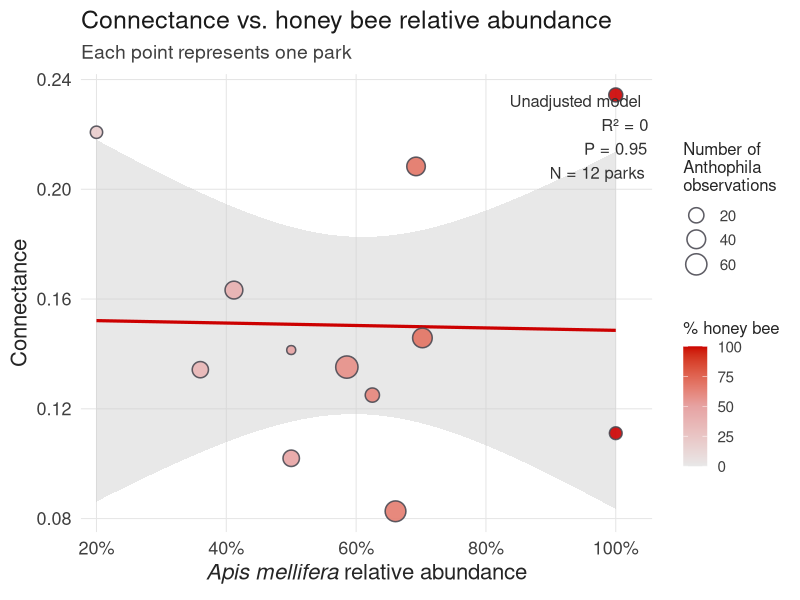
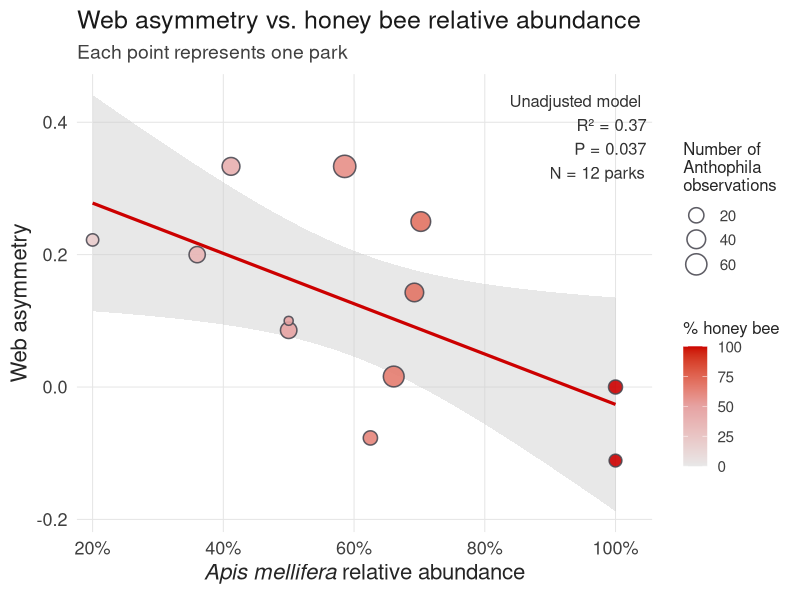
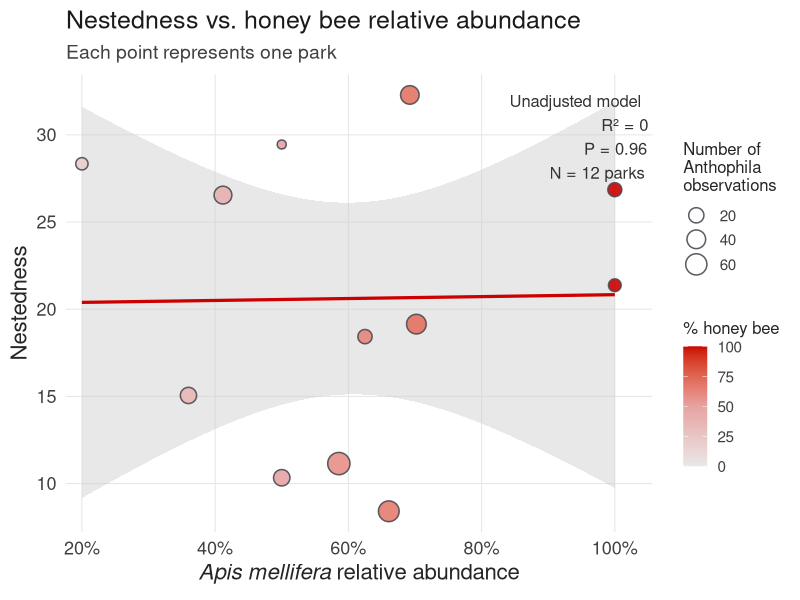
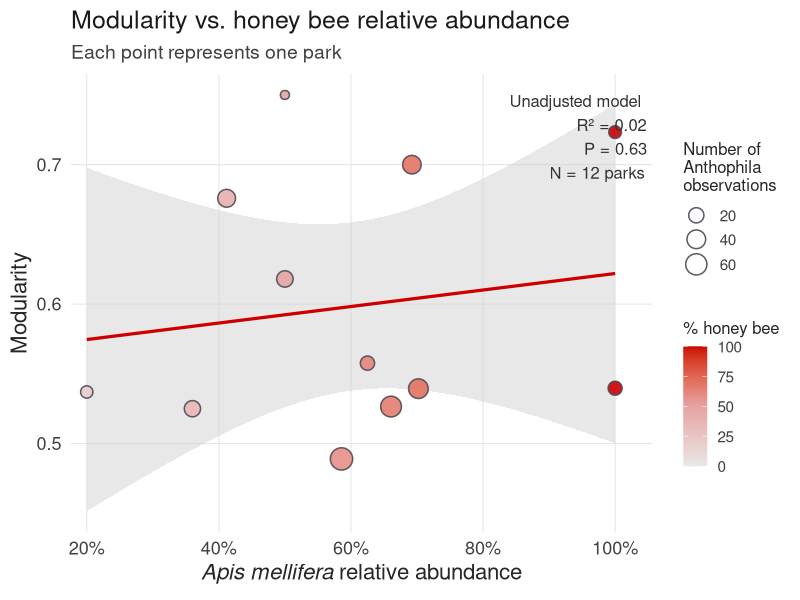
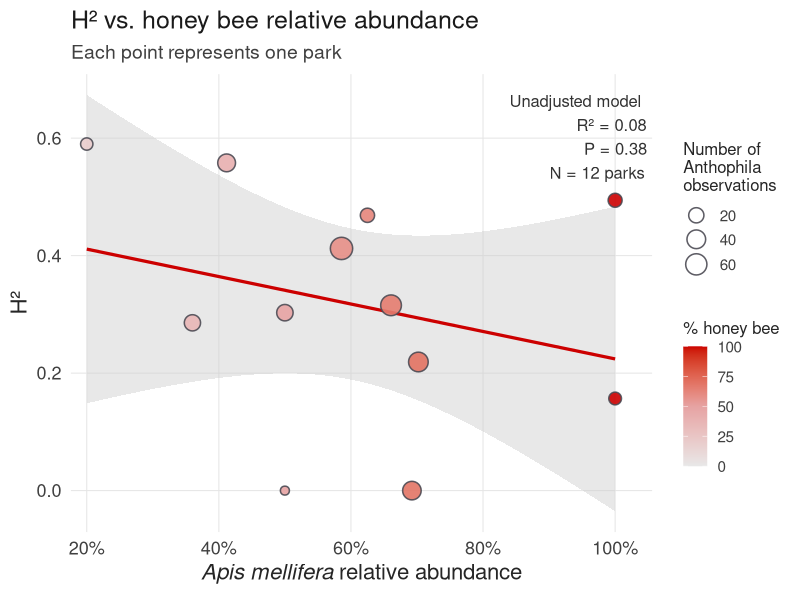
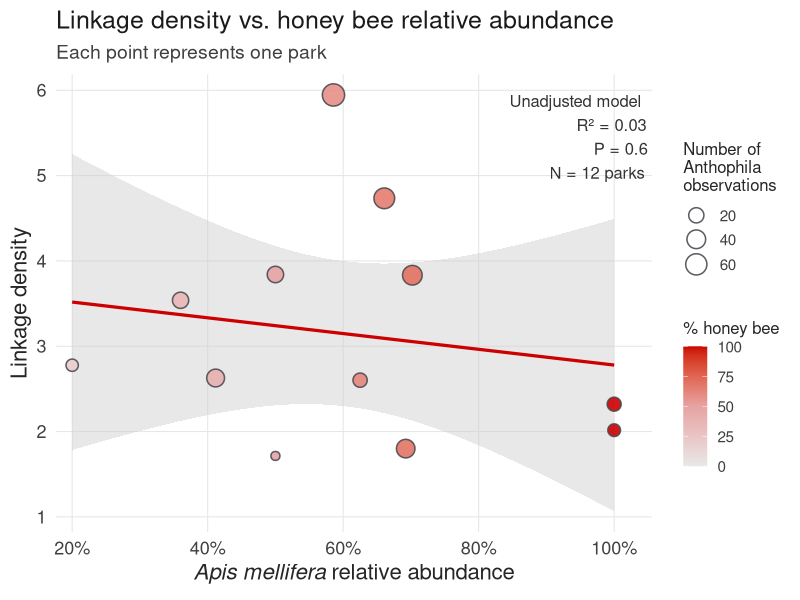
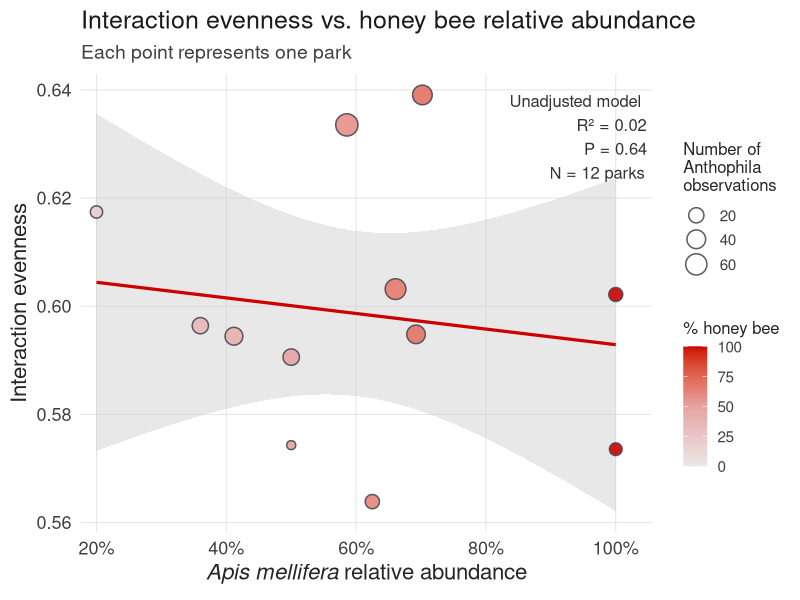
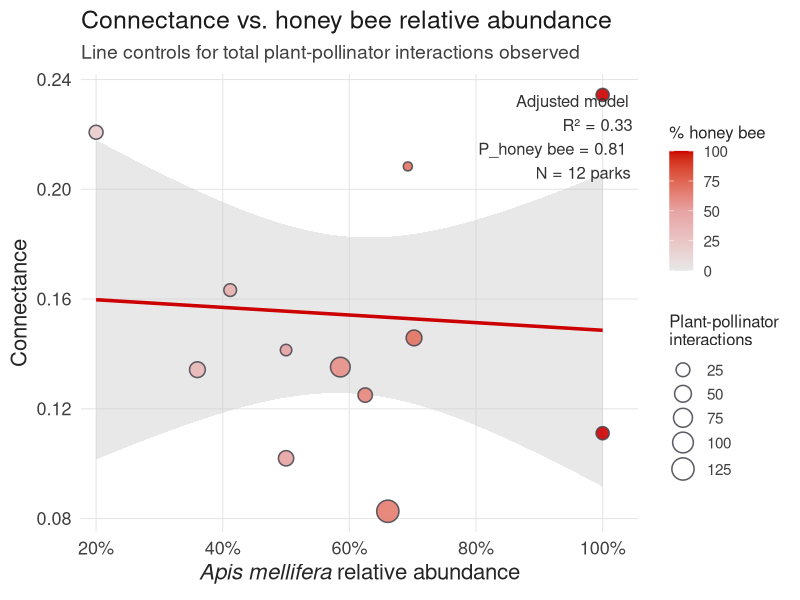

R code for these plots, in order:
# Purpose: Test whether relative abundance of honey bees in a park
# predicts park-level plant-pollinator network structure while controlling
# for total number of plant-pollinator interactions observed.
#
# Filter:
#   Only parks/networks with at least 10 total plant-pollinator interactions
#   are included.
#
# Inputs:
#   ../Output/ApisRelAbund.csv
#   ../Output/park_level_network_metrics.csv
#
# Outputs:
#   Model summaries, adjusted model summaries, correlation matrix,
#   and styled regression plots.

# Libraries ####

library(tidyverse)
library(broom)
library(stringr)

# 0. Plot style and colors ####

fau_blue <- "#003366"
fau_red <- "#CC0000"
fau_gray <- "#CCCCCC"
fau_dark_gray <- "#4D4C55"

hb_low <- "#E8E8E8"
hb_mid <- "#E6A3A3"
hb_high <- fau_red
hb_ramp <- c(hb_low, hb_mid, hb_high)

theme_hb <- function(base_size = 15) {
  theme_minimal(base_size = base_size) +
    theme(
      panel.grid.minor = element_blank(),
      panel.grid.major = element_line(color = "grey90", linewidth = 0.35),
      axis.title = element_text(color = "grey15"),
      axis.text = element_text(color = "grey25"),
      plot.title = element_text(face = "plain", color = "grey10"),
      plot.subtitle = element_text(color = "grey25"),
      legend.title = element_text(color = "grey15"),
      legend.text = element_text(color = "grey25")
    )
}

clean_metric_label <- function(x) {
  x %>%
    str_replace_all("_", " ") %>%
    str_replace("H2", "H\u00B2") %>%
    str_to_sentence()
}

# 1. Read in data ####

relabund <- read.csv("../Output/ApisRelAbund.csv")
netMets <- read.csv("../Output/park_level_network_metrics.csv", stringsAsFactors = FALSE)

names(relabund)
names(netMets)
glimpse(relabund)
glimpse(netMets)

# 2. Define join columns ####

park_col_relabund <- "poly_id"
park_col_netmets <- "park_name"

# 3. Clean park names before join ####

relabund <- relabund %>%
  mutate(
    park_join = str_trim(str_to_lower(.data[[park_col_relabund]]))
  )

netMets <- netMets %>%
  mutate(
    park_join = str_trim(str_to_lower(.data[[park_col_netmets]]))
  )

# 4. Check overlap between datasets ####

parks_relabund <- relabund %>%
  distinct(park_join)

parks_netmets <- netMets %>%
  distinct(park_join)

parks_in_both <- inner_join(parks_relabund, parks_netmets, by = "park_join")
parks_only_relabund <- anti_join(parks_relabund, parks_netmets, by = "park_join")
parks_only_netmets <- anti_join(parks_netmets, parks_relabund, by = "park_join")

cat("\n--- PARK OVERLAP SUMMARY ---\n")
cat("Parks in relabund:", nrow(parks_relabund), "\n")
cat("Parks in netMets :", nrow(parks_netmets), "\n")
cat("Parks in both    :", nrow(parks_in_both), "\n")
cat("Only in relabund :", nrow(parks_only_relabund), "\n")
cat("Only in netMets  :", nrow(parks_only_netmets), "\n")

if (nrow(parks_only_relabund) > 0) {
  cat("\nParks only in relabund:\n")
  print(parks_only_relabund)
}

if (nrow(parks_only_netmets) > 0) {
  cat("\nParks only in netMets:\n")
  print(parks_only_netmets)
}

# 5. Join datasets ####

dat <- relabund %>%
  inner_join(netMets, by = "park_join", suffix = c("_relabund", "_netmets"))

cat("\nRows in joined dataset before interaction filter:", nrow(dat), "\n")

# 6. Define honey bee relative abundance column ####
# IMPORTANT:
# Use percentageHB, not n_hb.
# n_hb is the number of honey bee observations.
# percentageHB is the relative abundance metric.

hb_col <- "percentageHB"

# 7. Create honey bee relative abundance variables ####

dat <- dat %>%
  mutate(
    hb_percent = as.numeric(.data[[hb_col]]),
    hb_raw = hb_percent / 100
  )

eps <- 0.001

dat <- dat %>%
  mutate(
    hb_bounded = pmin(pmax(hb_raw, eps), 1 - eps),
    hb_logit = qlogis(hb_bounded),
    hb_arcsine = asin(sqrt(hb_raw))
  )

summary(dat$hb_raw)
summary(dat$hb_logit)

# 7.1 Define sampling effort control ####

if (!"interaction_sum" %in% names(dat)) {
  stop("interaction_sum not found in dat. Check names(netMets) for the interaction-count column.")
}

dat <- dat %>%
  mutate(
    interaction_sum = as.numeric(interaction_sum),
    log_interaction_sum = log1p(interaction_sum)
  )

summary(dat$interaction_sum)
summary(dat$log_interaction_sum)

# 7.2 Filter to networks with at least 10 interactions ####

dat_before_filter <- dat

dat <- dat %>%
  filter(
    !is.na(interaction_sum),
    interaction_sum >= 10
  )

cat("\n--- INTERACTION FILTER SUMMARY ---\n")
cat("Rows before filter:", nrow(dat_before_filter), "\n")
cat("Rows after filter :", nrow(dat), "\n")
cat("Minimum interaction_sum retained:", min(dat$interaction_sum, na.rm = TRUE), "\n")

cat("\nParks dropped for fewer than 10 interactions:\n")
print(
  dat_before_filter %>%
    filter(is.na(interaction_sum) | interaction_sum < 10) %>%
    select(park_join, interaction_sum, hb_percent)
)

write.csv(
  dat,
  "../Output/honeybee_network_metric_joined_filtered_ge10_interactions.csv",
  row.names = FALSE
)

# 8. Choose network metrics to model ####

candidate_metrics <- c(
  "connectance",
  "web_asymmetry",
  "nestedness",
  "modularity",
  "H2",
  "linkage_density",
  "interaction_evenness"
)

response_vars <- candidate_metrics[candidate_metrics %in% names(dat)]

cat("\nResponse variables being modeled:\n")
print(response_vars)

# 9. Unadjusted models: metric ~ honey bee relative abundance ####

fit_one_model <- function(response, predictor = "hb_raw", data = dat) {
  
  model_df <- data %>%
    select(all_of(c(response, predictor))) %>%
    drop_na()
  
  if (nrow(model_df) < 5) {
    return(tibble(
      response = response,
      predictor = predictor,
      n = nrow(model_df),
      term = predictor,
      estimate = NA_real_,
      std.error = NA_real_,
      statistic = NA_real_,
      p.value = NA_real_,
      r.squared = NA_real_,
      adj.r.squared = NA_real_,
      AIC = NA_real_
    ))
  }
  
  if (sd(model_df[[response]], na.rm = TRUE) == 0) {
    return(tibble(
      response = response,
      predictor = predictor,
      n = nrow(model_df),
      term = predictor,
      estimate = NA_real_,
      std.error = NA_real_,
      statistic = NA_real_,
      p.value = NA_real_,
      r.squared = NA_real_,
      adj.r.squared = NA_real_,
      AIC = NA_real_
    ))
  }
  
  form <- as.formula(paste(response, "~", predictor))
  mod <- lm(form, data = model_df)
  
  coef_tab <- tidy(mod) %>%
    filter(term == predictor)
  
  g <- glance(mod)
  
  tibble(
    response = response,
    predictor = predictor,
    n = nrow(model_df),
    term = predictor,
    estimate = coef_tab$estimate,
    std.error = coef_tab$std.error,
    statistic = coef_tab$statistic,
    p.value = coef_tab$p.value,
    r.squared = g$r.squared,
    adj.r.squared = g$adj.r.squared,
    AIC = g$AIC
  )
}

model_results_raw <- map_dfr(
  response_vars,
  fit_one_model,
  predictor = "hb_raw",
  data = dat
)

model_results_logit <- map_dfr(
  response_vars,
  fit_one_model,
  predictor = "hb_logit",
  data = dat
)

model_results_raw <- model_results_raw %>%
  mutate(p_adj_fdr = p.adjust(p.value, method = "fdr")) %>%
  arrange(p.value)

model_results_logit <- model_results_logit %>%
  mutate(p_adj_fdr = p.adjust(p.value, method = "fdr")) %>%
  arrange(p.value)

cat("\n--- RESULTS: UNADJUSTED RAW HONEY BEE RELATIVE ABUNDANCE ---\n")
print(model_results_raw)

cat("\n--- RESULTS: UNADJUSTED LOGIT HONEY BEE RELATIVE ABUNDANCE ---\n")
print(model_results_logit)

write.csv(
  model_results_raw,
  "../Output/honeybee_network_metric_models_raw.csv",
  row.names = FALSE
)

write.csv(
  model_results_logit,
  "../Output/honeybee_network_metric_models_logit.csv",
  row.names = FALSE
)

# 10. Adjusted models: metric ~ honey bee relative abundance + interaction effort ####

fit_one_adjusted_model <- function(
    response,
    predictor = "hb_raw",
    effort = "log_interaction_sum",
    data = dat
) {
  
  model_df <- data %>%
    select(all_of(c(response, predictor, effort))) %>%
    drop_na()
  
  if (nrow(model_df) < 5) {
    return(tibble(
      response = response,
      predictor = predictor,
      effort = effort,
      n = nrow(model_df),
      term = predictor,
      estimate = NA_real_,
      std.error = NA_real_,
      statistic = NA_real_,
      p.value = NA_real_,
      r.squared = NA_real_,
      adj.r.squared = NA_real_,
      AIC = NA_real_
    ))
  }
  
  if (sd(model_df[[response]], na.rm = TRUE) == 0) {
    return(tibble(
      response = response,
      predictor = predictor,
      effort = effort,
      n = nrow(model_df),
      term = predictor,
      estimate = NA_real_,
      std.error = NA_real_,
      statistic = NA_real_,
      p.value = NA_real_,
      r.squared = NA_real_,
      adj.r.squared = NA_real_,
      AIC = NA_real_
    ))
  }
  
  form <- as.formula(paste(response, "~", predictor, "+", effort))
  mod <- lm(form, data = model_df)
  
  coef_tab <- tidy(mod) %>%
    filter(term == predictor)
  
  g <- glance(mod)
  
  tibble(
    response = response,
    predictor = predictor,
    effort = effort,
    n = nrow(model_df),
    term = predictor,
    estimate = coef_tab$estimate,
    std.error = coef_tab$std.error,
    statistic = coef_tab$statistic,
    p.value = coef_tab$p.value,
    r.squared = g$r.squared,
    adj.r.squared = g$adj.r.squared,
    AIC = g$AIC
  )
}

model_results_adjusted_raw <- map_dfr(
  response_vars,
  fit_one_adjusted_model,
  predictor = "hb_raw",
  effort = "log_interaction_sum",
  data = dat
)

model_results_adjusted_logit <- map_dfr(
  response_vars,
  fit_one_adjusted_model,
  predictor = "hb_logit",
  effort = "log_interaction_sum",
  data = dat
)

model_results_adjusted_raw <- model_results_adjusted_raw %>%
  mutate(p_adj_fdr = p.adjust(p.value, method = "fdr")) %>%
  arrange(p.value)

model_results_adjusted_logit <- model_results_adjusted_logit %>%
  mutate(p_adj_fdr = p.adjust(p.value, method = "fdr")) %>%
  arrange(p.value)

cat("\n--- RESULTS: ADJUSTED RAW HONEY BEE RELATIVE ABUNDANCE ---\n")
print(model_results_adjusted_raw)

cat("\n--- RESULTS: ADJUSTED LOGIT HONEY BEE RELATIVE ABUNDANCE ---\n")
print(model_results_adjusted_logit)

# 10.1 Save full adjusted model coefficient tables ####

full_adjusted_model_coefficients <- map_dfr(response_vars, function(resp) {
  
  model_df <- dat %>%
    select(all_of(c(resp, "hb_raw", "log_interaction_sum"))) %>%
    drop_na()
  
  if (nrow(model_df) < 5 || sd(model_df[[resp]], na.rm = TRUE) == 0) {
    return(tibble())
  }
  
  mod <- lm(
    as.formula(paste(resp, "~ hb_raw + log_interaction_sum")),
    data = model_df
  )
  
  tidy(mod) %>%
    mutate(
      response = resp,
      n = nrow(model_df),
      r.squared = glance(mod)$r.squared,
      adj.r.squared = glance(mod)$adj.r.squared,
      AIC = glance(mod)$AIC
    ) %>%
    relocate(response, n)
})

cat("\n--- FULL ADJUSTED MODEL COEFFICIENTS ---\n")
print(full_adjusted_model_coefficients)

write.csv(
  model_results_adjusted_raw,
  "../Output/honeybee_network_metric_models_adjusted_raw.csv",
  row.names = FALSE
)

write.csv(
  model_results_adjusted_logit,
  "../Output/honeybee_network_metric_models_adjusted_logit.csv",
  row.names = FALSE
)

write.csv(
  full_adjusted_model_coefficients,
  "../Output/honeybee_network_metric_models_adjusted_full_coefficients.csv",
  row.names = FALSE
)

# 11. Quick unadjusted styled plots for each response ####

plot_dir_unadjusted <- "../Output/network_metric_regression_plots"
if (!dir.exists(plot_dir_unadjusted)) {
  dir.create(plot_dir_unadjusted, recursive = TRUE)
}

for (resp in response_vars) {
  
  pdat <- dat %>%
    select(all_of(c(resp, "hb_raw", "hb_percent", "n_apidae", "n_hb"))) %>%
    drop_na()
  
  if (nrow(pdat) < 5) next
  if (sd(pdat[[resp]], na.rm = TRUE) == 0) next
  
  resp_label <- clean_metric_label(resp)
  
  mod <- lm(as.formula(paste(resp, "~ hb_raw")), data = pdat)
  mod_glance <- glance(mod)
  mod_tidy <- tidy(mod)
  
  p_val <- mod_tidy %>%
    filter(term == "hb_raw") %>%
    pull(p.value)
  
  r2_val <- mod_glance$r.squared
  
  annotation_text <- paste0(
    "Unadjusted model",
    "\nR\u00B2 = ", round(r2_val, 2),
    "\nP = ", signif(p_val, 2),
    "\nN = ", nrow(pdat), " parks"
  )
  
  p <- ggplot(
    pdat,
    aes(x = hb_raw, y = .data[[resp]])
  ) +
    geom_smooth(
      method = "lm",
      se = TRUE,
      color = fau_red,
      fill = fau_gray,
      linewidth = 1.1,
      alpha = 0.45
    ) +
    geom_point(
      aes(
        fill = hb_percent,
        size = n_apidae
      ),
      shape = 21,
      color = fau_dark_gray,
      stroke = 0.8,
      alpha = 0.9
    ) +
    annotate(
      "text",
      x = Inf,
      y = Inf,
      label = annotation_text,
      hjust = 1.08,
      vjust = 1.25,
      size = 4.2,
      color = "grey20"
    ) +
    scale_x_continuous(
      labels = scales::percent_format(accuracy = 1),
      expand = expansion(mult = c(0.03, 0.07))
    ) +
    scale_fill_gradientn(
      colors = hb_ramp,
      limits = c(0, 100),
      name = "% honey bee"
    ) +
    scale_size_continuous(
      range = c(2.5, 7),
      name = "Number of\nAnthophila\nobservations"
    ) +
    labs(
      x = expression(italic("Apis mellifera") ~ "relative abundance"),
      y = resp_label,
      title = paste(resp_label, "vs. honey bee relative abundance"),
      subtitle = "Each point represents one park"
    ) +
    theme_hb(base_size = 15) +
    theme(
      legend.position = "right",
      plot.title = element_text(size = 18, face = "plain"),
      plot.subtitle = element_text(size = 14),
      axis.title = element_text(size = 16),
      axis.text = element_text(size = 13),
      legend.title = element_text(size = 12),
      legend.text = element_text(size = 11)
    )
  
  print(p)
  
  ggsave(
    filename = file.path(plot_dir_unadjusted, paste0(resp, "_vs_honeybee_unadjusted.png")),
    plot = p,
    width = 7,
    height = 5,
    units = "in",
    dpi = 300,
    bg = "white"
  )
}

# 12. Adjusted plots for each response ####

plot_dir_adjusted <- "../Output/network_metric_regression_plots_adjusted"
if (!dir.exists(plot_dir_adjusted)) {
  dir.create(plot_dir_adjusted, recursive = TRUE)
}

for (resp in response_vars) {
  
  pdat <- dat %>%
    select(all_of(c(resp, "hb_raw", "hb_percent", "interaction_sum", "log_interaction_sum"))) %>%
    drop_na()
  
  if (nrow(pdat) < 5) next
  if (sd(pdat[[resp]], na.rm = TRUE) == 0) next
  
  resp_label <- clean_metric_label(resp)
  
  mod <- lm(
    as.formula(paste(resp, "~ hb_raw + log_interaction_sum")),
    data = pdat
  )
  
  mod_glance <- glance(mod)
  mod_tidy <- tidy(mod)
  
  p_val <- mod_tidy %>%
    filter(term == "hb_raw") %>%
    pull(p.value)
  
  r2_val <- mod_glance$r.squared
  
  annotation_text <- paste0(
    "Adjusted model",
    "\nR\u00B2 = ", round(r2_val, 2),
    "\nP_honey bee = ", signif(p_val, 2),
    "\nN = ", nrow(pdat), " parks"
  )
  
  pred_dat <- tibble(
    hb_raw = seq(
      min(pdat$hb_raw, na.rm = TRUE),
      max(pdat$hb_raw, na.rm = TRUE),
      length.out = 100
    ),
    log_interaction_sum = median(pdat$log_interaction_sum, na.rm = TRUE)
  )
  
  preds <- predict(
    mod,
    newdata = pred_dat,
    interval = "confidence"
  ) %>%
    as.data.frame()
  
  pred_dat <- bind_cols(pred_dat, preds)
  
  p <- ggplot(
    pdat,
    aes(x = hb_raw, y = .data[[resp]])
  ) +
    geom_ribbon(
      data = pred_dat,
      aes(
        x = hb_raw,
        ymin = lwr,
        ymax = upr
      ),
      inherit.aes = FALSE,
      fill = fau_gray,
      alpha = 0.45
    ) +
    geom_line(
      data = pred_dat,
      aes(
        x = hb_raw,
        y = fit
      ),
      inherit.aes = FALSE,
      color = fau_red,
      linewidth = 1.2
    ) +
    geom_point(
      aes(
        fill = hb_percent,
        size = interaction_sum
      ),
      shape = 21,
      color = fau_dark_gray,
      stroke = 0.8,
      alpha = 0.9
    ) +
    annotate(
      "text",
      x = Inf,
      y = Inf,
      label = annotation_text,
      hjust = 1.08,
      vjust = 1.25,
      size = 4.2,
      color = "grey20"
    ) +
    scale_x_continuous(
      labels = scales::percent_format(accuracy = 1),
      expand = expansion(mult = c(0.03, 0.07))
    ) +
    scale_fill_gradientn(
      colors = hb_ramp,
      limits = c(0, 100),
      name = "% honey bee"
    ) +
    scale_size_continuous(
      range = c(2.5, 7),
      name = "Plant-pollinator\ninteractions"
    ) +
    labs(
      x = expression(italic("Apis mellifera") ~ "relative abundance"),
      y = resp_label,
      title = paste(resp_label, "vs. honey bee relative abundance"),
      subtitle = "Line controls for total plant-pollinator interactions observed"
    ) +
    theme_hb(base_size = 15) +
    theme(
      legend.position = "right",
      plot.title = element_text(size = 18, face = "plain"),
      plot.subtitle = element_text(size = 14),
      axis.title = element_text(size = 16),
      axis.text = element_text(size = 13),
      legend.title = element_text(size = 12),
      legend.text = element_text(size = 11)
    )
  
  print(p)
  
  ggsave(
    filename = file.path(plot_dir_adjusted, paste0(resp, "_vs_honeybee_adjusted.png")),
    plot = p,
    width = 7,
    height = 5,
    units = "in",
    dpi = 300,
    bg = "white"
  )
}

# 13. Main poster-style adjusted nestedness plot ####

if ("nestedness" %in% names(dat)) {
  
  nested_dat <- dat %>%
    select(nestedness, hb_raw, hb_percent, interaction_sum, log_interaction_sum) %>%
    drop_na()
  
  nested_mod <- lm(
    nestedness ~ hb_raw + log_interaction_sum,
    data = nested_dat
  )
  
  nested_glance <- glance(nested_mod)
  nested_tidy <- tidy(nested_mod)
  
  nested_p <- nested_tidy %>%
    filter(term == "hb_raw") %>%
    pull(p.value)
  
  nested_r2 <- nested_glance$r.squared
  
  nested_pred <- tibble(
    hb_raw = seq(
      min(nested_dat$hb_raw, na.rm = TRUE),
      max(nested_dat$hb_raw, na.rm = TRUE),
      length.out = 100
    ),
    log_interaction_sum = median(nested_dat$log_interaction_sum, na.rm = TRUE)
  )
  
  nested_preds <- predict(
    nested_mod,
    newdata = nested_pred,
    interval = "confidence"
  ) %>%
    as.data.frame()
  
  nested_pred <- bind_cols(nested_pred, nested_preds)
  
  nestedness_plot <- ggplot(
    nested_dat,
    aes(x = hb_raw, y = nestedness)
  ) +
    geom_ribbon(
      data = nested_pred,
      aes(
        x = hb_raw,
        ymin = lwr,
        ymax = upr
      ),
      inherit.aes = FALSE,
      fill = fau_gray,
      alpha = 0.45
    ) +
    geom_line(
      data = nested_pred,
      aes(
        x = hb_raw,
        y = fit
      ),
      inherit.aes = FALSE,
      color = fau_red,
      linewidth = 1.1
    ) +
    geom_point(
      aes(
        fill = hb_percent,
        size = interaction_sum
      ),
      shape = 21,
      color = fau_dark_gray,
      stroke = 0.6,
      alpha = 0.85
    ) +
    scale_x_continuous(
      labels = scales::percent_format(accuracy = 1),
      limits = c(0.2, 1),
      breaks = seq(0.25, 1, 0.25),
      expand = expansion(mult = c(0.02, 0.02))
    ) +
    scale_fill_gradientn(
      colors = hb_ramp,
      limits = c(0, 100),
      guide = "none"
    ) +
    scale_size_continuous(
      range = c(2.5, 7),
      guide = "none"
    ) +
    labs(
      title = "Nestedness",
      subtitle = paste0(
        "Honey bee effect: P = ",
        signif(nested_p, 2),
        "; N = ",
        nrow(nested_dat),
        " parks"
      ),
      x = expression(italic("Apis mellifera") ~ "relative abundance"),
      y = "Nestedness"
    ) +
    theme_hb(base_size = 13) +
    theme(
      legend.position = "none",
      plot.title = element_text(size = 24, face = "plain"),
      plot.subtitle = element_text(size = 20),
      axis.title = element_text(size = 20),
      axis.text = element_text(size = 20),
      panel.grid.minor = element_blank(),
      plot.margin = margin(10, 25, 10, 10)
    )
  
  nestedness_plot
  
  ggsave(
    "../Output/nestedness_vs_honeybee_relative_abundance_adjusted_poster.png",
    nestedness_plot,
    width = 7.5,
    height = 6,
    units = "in",
    dpi = 300,
    bg = "white"
  )
}

# 14. Correlation matrix ####

corr_vars <- c("hb_raw", "hb_percent", "interaction_sum", "log_interaction_sum", response_vars)
corr_vars <- corr_vars[corr_vars %in% names(dat)]

corr_df <- dat %>%
  select(all_of(corr_vars)) %>%
  select(where(is.numeric))

corr_mat <- cor(corr_df, use = "pairwise.complete.obs", method = "pearson")

print(corr_mat)

write.csv(
  corr_mat,
  "../Output/honeybee_network_metric_correlation_matrix.csv"
)

# 15. Draw correlation matrix as a heatmap ####

corr_long <- as.data.frame(as.table(corr_mat)) %>%
  rename(var1 = Var1, var2 = Var2, correlation = Freq) %>%
  mutate(
    var1 = clean_metric_label(as.character(var1)),
    var2 = clean_metric_label(as.character(var2)),
    var1 = str_replace(var1, "Hb raw", "Honey bee relative abundance"),
    var2 = str_replace(var2, "Hb raw", "Honey bee relative abundance"),
    var1 = str_replace(var1, "Hb percent", "% honey bee"),
    var2 = str_replace(var2, "Hb percent", "% honey bee"),
    var1 = str_replace(var1, "Interaction sum", "Plant-pollinator interactions"),
    var2 = str_replace(var2, "Interaction sum", "Plant-pollinator interactions"),
    var1 = str_replace(var1, "Log interaction sum", "Log interactions"),
    var2 = str_replace(var2, "Log interaction sum", "Log interactions")
  )

corr_plot <- ggplot(corr_long, aes(x = var1, y = var2, fill = correlation)) +
  geom_tile(color = "white", linewidth = 0.5) +
  geom_text(
    aes(label = round(correlation, 2)),
    size = 4,
    color = "grey15"
  ) +
  scale_fill_gradient2(
    low = fau_blue,
    mid = "white",
    high = fau_red,
    midpoint = 0,
    limits = c(-1, 1),
    name = "Pearson\ncorrelation"
  ) +
  coord_equal() +
  theme_hb(base_size = 14) +
  theme(
    axis.text.x = element_text(angle = 45, hjust = 1),
    panel.grid = element_blank(),
    plot.title = element_text(size = 18, face = "plain")
  ) +
  labs(
    title = "Correlation matrix: honey bee abundance, effort, and network metrics",
    x = NULL,
    y = NULL
  )

corr_plot

ggsave(
  "../Output/honeybee_network_metric_correlation_matrix.png",
  corr_plot,
  width = 8,
  height = 7,
  units = "in",
  dpi = 300,
  bg = "white"
)

# 16. Model comparison table ####

model_comparison <- model_results_raw %>%
  select(
    response,
    n_unadjusted = n,
    estimate_unadjusted = estimate,
    p_unadjusted = p.value,
    r2_unadjusted = r.squared,
    p_adj_fdr_unadjusted = p_adj_fdr
  ) %>%
  left_join(
    model_results_adjusted_raw %>%
      select(
        response,
        n_adjusted = n,
        estimate_adjusted = estimate,
        p_adjusted = p.value,
        r2_adjusted = r.squared,
        adj_r2_adjusted = adj.r.squared,
        p_adj_fdr_adjusted = p_adj_fdr
      ),
    by = "response"
  ) %>%
  arrange(p_adjusted)

cat("\n--- MODEL COMPARISON: UNADJUSTED VS ADJUSTED ---\n")
print(model_comparison)

write.csv(
  model_comparison,
  "../Output/honeybee_network_metric_model_comparison.csv",
  row.names = FALSE
)
